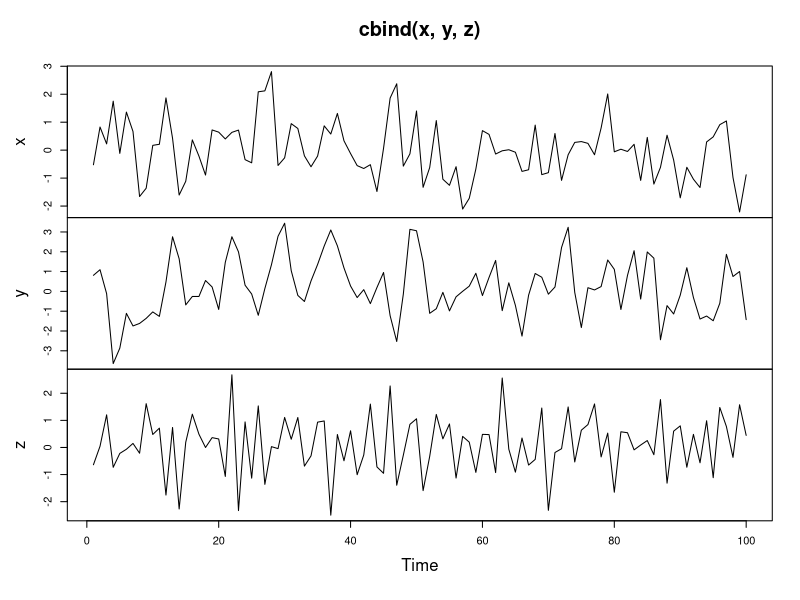
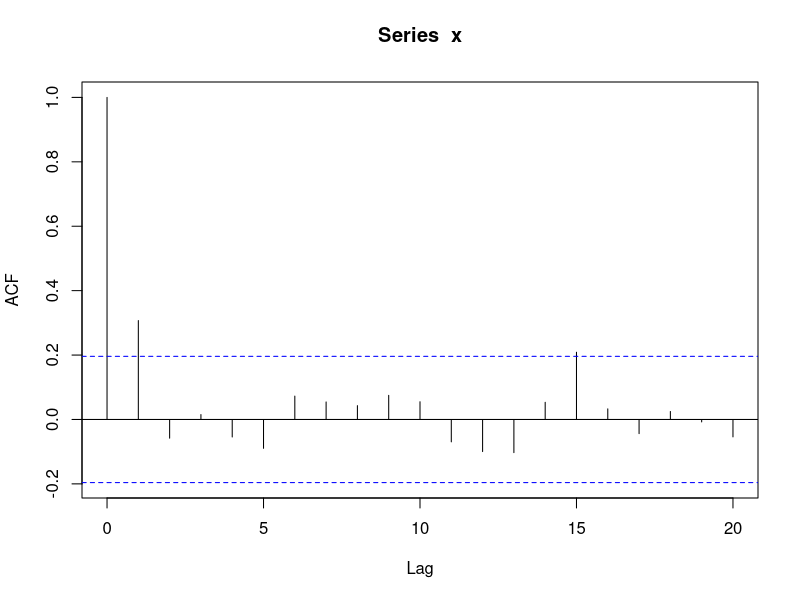
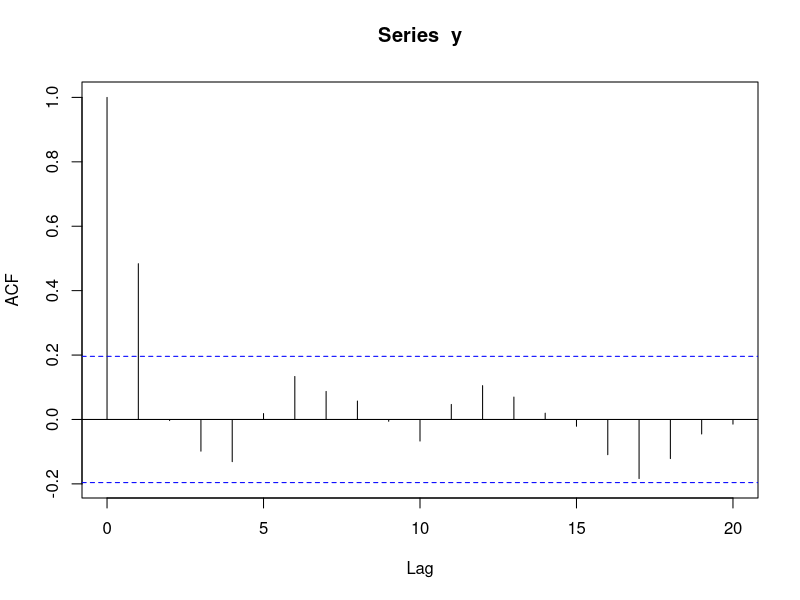
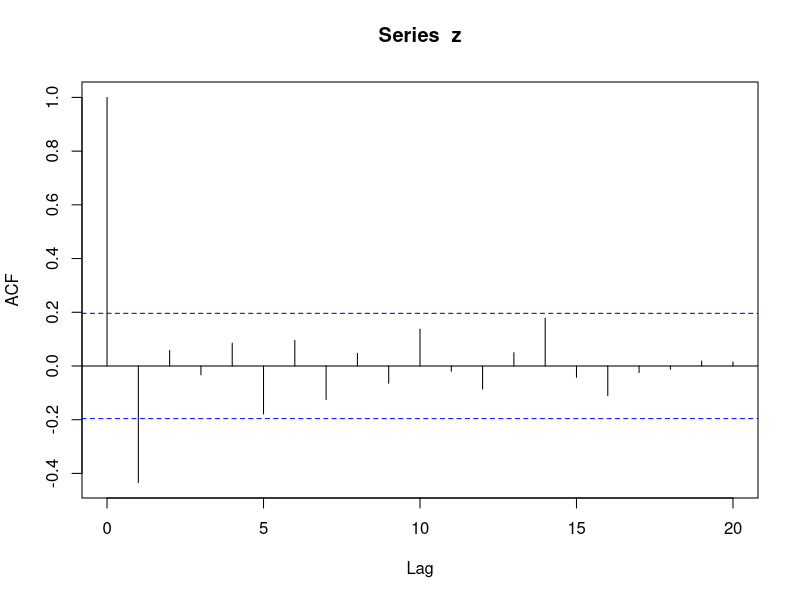
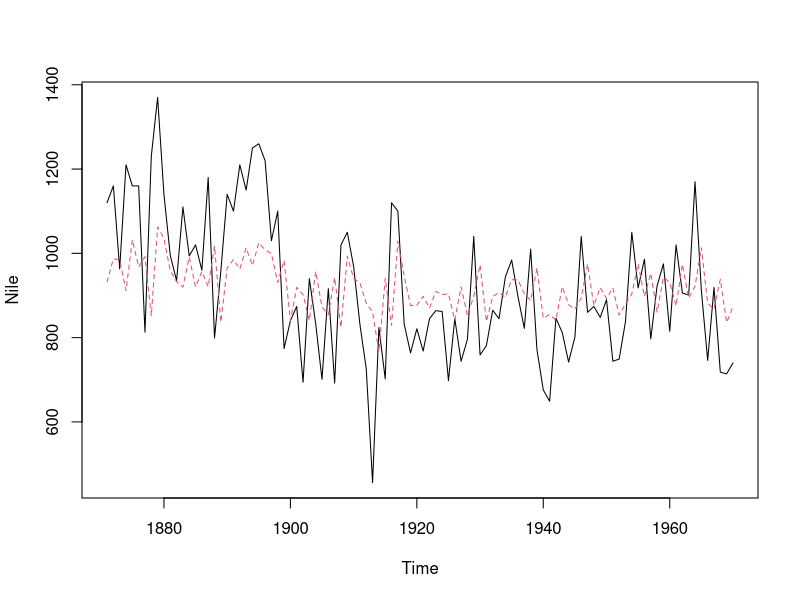
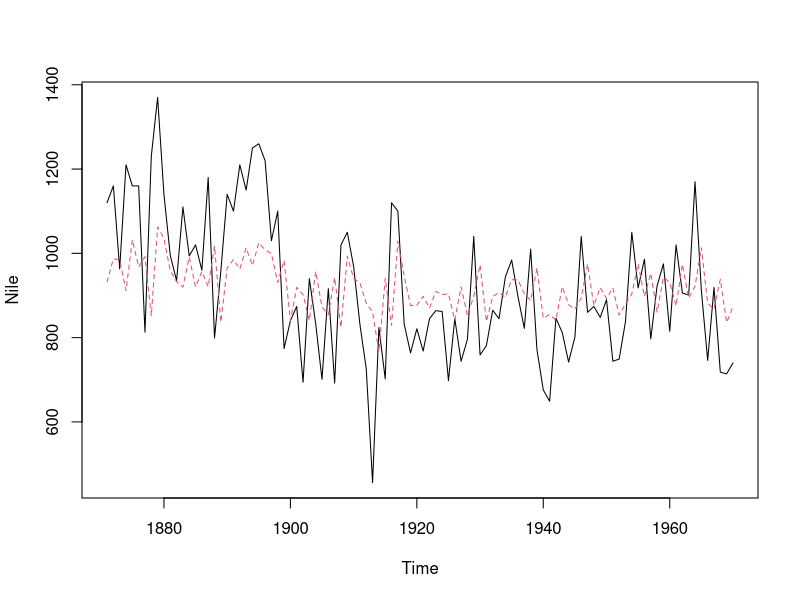

Recreate these plots in R, in order.
# Generate MA model with slope 0.5
x <- arima.sim(model = list(ma = 0.5), n = 100)

# Generate MA model with slope 0.9
y <- arima.sim(model = list(ma = 0.9), n = 100)

# Generate MA model with slope -0.5
z <- arima.sim(model = list(ma = -0.5), n = 100)

# Plot all three models together
plot.ts(cbind(x, y, z))

# Calculate ACF for x
acf(x)

# Calculate ACF for y
acf(y)

# Calculate ACF for z
acf(z)

# Fit the MA model to x
arima(x, order = c(0, 0, 1))

# Paste the slope (ma1) estimate below
0.7928

# Paste the slope mean (intercept) estimate below
0.1589

# Paste the innovation variance (sigma^2) estimate below
0.9576

# Fit the MA model to Nile
MA <- arima(Nile, order = c(0, 0, 1))
print(MA)

# Plot Nile and MA_fit 
ts.plot(Nile)
MA_fit <- Nile - resid(MA)
points(MA_fit, type = "l", col = 2, lty = 2)

# Fit the MA model to x
arima(x, order = c(0, 0, 1))

# Paste the slope (ma1) estimate below
0.7928

# Paste the slope mean (intercept) estimate below
0.1589

# Paste the innovation variance (sigma^2) estimate below
0.9576

# Fit the MA model to Nile
MA <- arima(Nile, order = c(0, 0, 1))
print(MA)

# Plot Nile and MA_fit 
ts.plot(Nile)
MA_fit <- Nile - resid(MA)
points(MA_fit, type = "l", col = 2, lty = 2)

